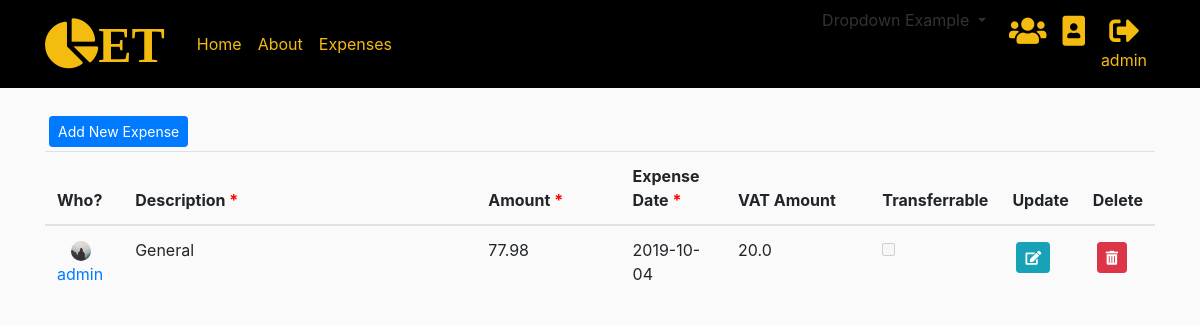
The page /testexpense (signed in) on the database as committed earlier.
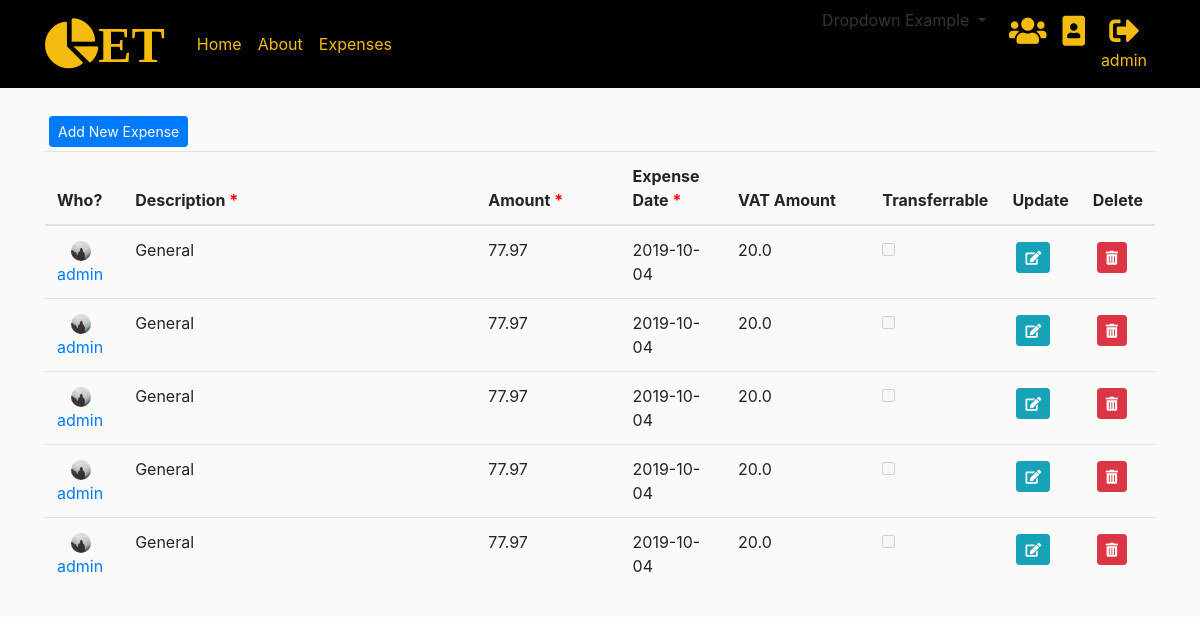
The same page on the database as committed later.
### approot/models.py (models this page shows, shortened)
class User(db.Model, UserMixin):
    __tablename__ = 'user'
    id = db.Column(db.Integer, primary_key=True)
    username = db.Column(db.String(20), unique=True, nullable=False)
    email = db.Column(db.String(120), unique=True, nullable=False)
    image_file = db.Column(db.String(20), nullable=False, default='default.jpg')
    role = db.Column(db.String(15), nullable=False)
    dark_mode = db.Column(db.Boolean(15), nullable=False, default=False)
    theme = db.Column(db.String(15), nullable=False, default='Default')
    password = db.Column(db.String(60), nullable=False)
    posts = db.relationship('Post', backref='author', cascade='all,delete,delete-orphan', lazy=True)
    expenses = db.relationship('Expense', backref='author', cascade='all,delete,delete-orphan', lazy=True)

class Expense(db.Model):
    __tablename__ = 'expense'
    id = db.Column(db.Integer, primary_key=True)
    description = db.Column(db.String(100), nullable=False)
    expense_date = db.Column(db.DateTime, nullable=False, default=datetime.utcnow)
    amount = db.Column(db.Float, nullable=False, default=0)
    vat_amount = db.Column(db.Float, nullable=False, default=0)
    user_id = db.Column(db.Integer, db.ForeignKey('user.id'), nullable=False)
    Transferrable = db.Column(db.Boolean, nullable=False, default=0)

### approot/expenses/routes.py (the view)
@expenses.route("/testexpense")
@login_required
def testexpense():
    expenses = Expense.query.order_by(Expense.expense_date.desc()).all()
    form = ExpenseForm()
    return render_template('expense/expense.html', expenses=expenses, form=form)

### approot/expenses/forms.py
class ExpenseForm(FlaskForm):
    description = StringField('Description', validators=[DataRequired()])
    expense_date = DateField('Expense Date',format='%Y-%m-%d', validators=[DataRequired()])
    amount = DecimalField('Amount',places=2, validators=[DataRequired()])
    vat_amount = DecimalField('VAT Amount',places=2)
    Transferrable = BooleanField('Transferrable?')
    submit = SubmitField('Submit')

### approot/models.py (called while the page is built)
@login_manager.user_loader
def load_user(user_id):
    return User.query.get(int(user_id))

### approot/templates/expense/expense.html (shortened to what this page needs)
{% extends "layout.html" %}
{% from "util/macros_modified.html" import form_field_custom with context %}
{% block content %}
<div>
  <div class="row mt-3">
    <div class="col-sm-8">
      <button type="button" class="btn btn-primary btn-sm m-1" data-toggle="modal" data-target="#AddNewModal">Add New Expense</button>
    </div>
  </div>
  <table
  class="table table-hover"
  id="expense_tbl"
  style="width: 100%"
  data-toggle="table"
  data-search="true"
  data-show-toggle="true"
  data-show-columns="true"
  data-show-export="true"
  data-pagination="true"
  data-show-extended-pagination="true"
  data-page-list="[3, 5, 10, 25, 50, 100, all]"
  data-page-size="5"
  data-show-export="true">
    <colgroup>
       <col span="1" style="width: 5%;">
       <col span="1" style="width: 40%;">
       <col span="1" style="width: 15%;">
       <col span="1" style="width: 10%;">
       <col span="1" style="width: 15%;">
       <col span="1" style="width: 5%;">
       <col span="1" style="width: 5%;">
       <col span="1" style="width: 5%;">
    </colgroup>
    <thead>
        <tr>
            <th data-sortable="true">Who?</th>
            <th>Description <font color="red">*</font></th>
            <th data-sortable="true">Amount <font color="red">*</font></th>
            <th data-sortable="true">Expense Date <font color="red">*</font></th>
            <th>VAT Amount</th>
            <th>Transferrable</th>
            <th>Update</th>
            <th>Delete</th>
    </thead>
    <tbody>
     {% for expense in expenses %}
              <tr row_id="{{ expense.id }}">
                  <td style="text-align:center;">
                      <div align="center">
                        <img class="rounded-circle article-img" src="{{ url_for('static', filename='profile_pics/' + expense.author.image_file) }}">
                      </div>
                      <div align="center">
                          <a class="mr-2" href="{{ url_for('expenses.user_testexpenses', username=expense.author.username) }}">{{ expense.author.username }}</a>
                      </div>
                  </td>
                  <form method="POST" action="{{ url_for('expenses.update_testexpense', expense_id=expense.id) }}">
                    <fieldset class="form-group" style="display:none">
                      <td>{{ expense.description }}</td>
                      <td>{{ expense.amount }}</td>
                      <td>{{ expense.expense_date.strftime('%Y-%m-%d') }}</td>
                      <td>{{ expense.vat_amount }}</td>
                          {% if expense.Transferrable == False %}
                              <td>
                                <input name="btSelectItem" type="checkbox" disabled="disabled">
                              </td>
                          {% else %}
                              <td>
                                <input data-index="5" name="btSelectItem" type="checkbox" checked="checked" disabled="disabled">
                              </td>
                          {% endif %}
                      {% if current_user.username == expense.author.username %}
                        <td><button type="button" class="btn btn-info btn-sm m-1" data-toggle="modal" data-target="#updateModal{{ expense.id }}"><i class="fas fa-edit"></i></button></td>
                        <td><button type="button" class="btn btn-danger btn-sm m-1" data-toggle="modal" data-target="#deleteModal{{ expense.id }}"><i class="fas fa-trash-alt"></i></button></td>
                      {% endif %}
                    </fieldset>
                  </form>
              </tr>
    {% endfor %}
    </tbody>
    </table>
</div>
{% endblock content %}

### approot/templates/layout.html (shortened to what this page needs)
<!DOCTYPE html>
<html>
  <head>
      {% if current_user.is_authenticated %}
        {% if current_user.theme.upper() == "DEFAULT" %}
        <link rel="stylesheet" href="https://stackpath.bootstrapcdn.com/bootstrap/4.2.1/css/bootstrap.min.css">
        {% endif %}
      {% else %}
        <link rel="stylesheet" href="https://stackpath.bootstrapcdn.com/bootstrap/4.2.1/css/bootstrap.min.css">
      {% endif %}
      <link rel="stylesheet" href="https://use.fontawesome.com/releases/v5.6.3/css/all.css">
      <link rel="stylesheet" href="https://unpkg.com/bootstrap-table@1.15.4/dist/bootstrap-table.min.css">
      {% if current_user.is_authenticated and current_user.dark_mode == True%}
        <link rel="stylesheet" type="text/css" href="{{ url_for('static', filename='main.css') }}">
      {% else %}
        <link rel="stylesheet" type="text/css" href="{{ url_for('static', filename='light_theme_main.css') }}">
      {% endif %}
  </head>
  <body>
      <header class="site-header">
        <nav class="navbar navbar-expand-md navbar-dark bg-steel fixed-top">
          <div class="container">
            <a class="navbar-brand mr-4" href="/"><i class="fas fa-chart-pie" style="font-size:50px">ET</i></a>
            <div class="collapse navbar-collapse" id="navbarToggle">
              <div class="navbar-nav mr-auto">
                {% if current_user.is_authenticated %}
                  <a class="nav-item nav-link" href="{{ url_for('main.home') }}">Home</a>
                {% endif %}
                <a class="nav-item nav-link" href="{{ url_for('main.about') }}">About</a>
                {% if current_user.is_authenticated and current_user.role != 'Pending' %}
                  <a class="nav-item nav-link" href="{{ url_for('expenses.expense') }}">Expenses</a>
                {% endif %}
              </div>
              <div class="navbar-nav">
                <div class="container">
                <div class="dropdown">
                 <a class="dropdown-toggle" data-toggle="dropdown">Dropdown Example
                 </a>
               </div>
             </div>
                {% if current_user.is_authenticated %}
                {% if current_user.role == "Admin" %}
                  <a class="nav-item nav-link" href="{{ url_for('users.registeredusers') }}" title="Registered Users"><i class="fas fa-users"style="font-size:30px"></i></a>
                {% endif %}
                  <a class="nav-item nav-link" href="{{ url_for('users.account') }}" title="Account"><i class="fas fa-portrait" style="font-size:30px"></i></a>
                  <a class="nav-item nav-link" href="{{ url_for('users.logout') }}" title="Logout">
                    <div align="center">
                      <div position="relative"><i class="fas fa-sign-out-alt" style="font-size:30px"></i></div>
                      <div position="relative">{{ current_user.username }} </div>
                    </div>
                  </a>
                {% else %}
                  <a class="nav-item nav-link" href="{{ url_for('users.login') }}">Login</a>
                  <a class="nav-item nav-link" href="{{ url_for('users.register') }}">Register</a>
                {% endif %}
              </div>
            </div>
          </div>
        </nav>
      </header>
      <main role="main" class="container">
        <div class="row">
          <div class="col-md-12 mt-3">
            {% block content %}
            {% endblock %}
          </div>
        </div>
      </main>
  </body>
</html>

### approot/templates/expense/partials/addModal.html (shortened to what this page needs)
{% from "util/macros_modified.html" import form_field_custom with context %}
{% from "util/macros.html" import form_field with context %}

### approot/templates/expense/partials/updateModal.html (shortened to what this page needs)
{% from "util/macros_modified.html" import form_field_custom with context %}

### approot/static/light_theme_main.css (style rules this page uses)
body { background: #fafafa; color: #333333; margin-top: 5rem; }
.bg-steel { background-color: #000000; }
.navbar-dark .navbar-brand { color: #f4bc0e; }
.site-header .navbar-nav .nav-link { color: #f4bc0e; }
.article-img { height: 65px; width: 65px; margin-right: 16px; }
.article-img { height: 20px; width: 20px; margin-right: 6px; }

Rows that differ between the two databases and show on the page:
changed Expense (number 1 of 5 on the later page): amount "77.98" → "77.97"
added Expense: image_file (placeholder picture), author.username "admin", description "General", amount "77.97", expense_date "2019-10-04", vat_amount "20.0"
added Expense: image_file (placeholder picture), author.username "admin", description "General", amount "77.97", expense_date "2019-10-04", vat_amount "20.0"
added Expense: image_file (placeholder picture), author.username "admin", description "General", amount "77.97", expense_date "2019-10-04", vat_amount "20.0"
added Expense: image_file (placeholder picture), author.username "admin", description "General", amount "77.97", expense_date "2019-10-04", vat_amount "20.0"
